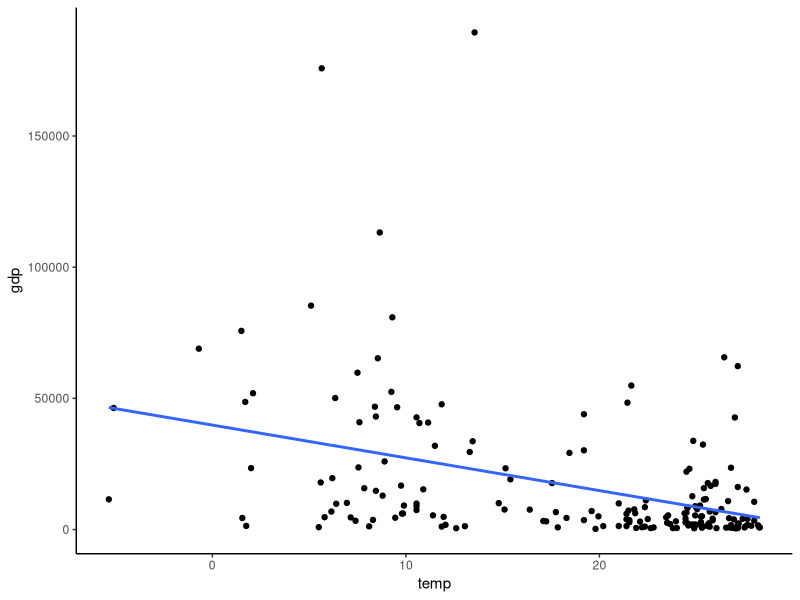

The R script that drew this image:
## ---- chunk 1
library(tidyverse)
library(knitr)
opts_chunk$set(warning = FALSE, message = FALSE)
## ---- chunk 2
# read data
world_gdp <- read_csv('API_NY.GDP.PCAP.CD_DS2_en_csv_v2_4019678.csv')
temperature <- read_csv('table-1.csv')
## ---- chunk 3
world_gdp <- world_gdp %>%
  rename(
    gdp = `2019`,
    country = `...1`
    ) %>% 
  select(
    country,
    gdp
    ) %>% 
  na.omit(world_gdp)

temperature <- temperature %>% 
  rename(
    country = Country,
    temp = `Average yearly temperature (1961–1990 Celsius)`
  )

## ---- chunk 4
# left merge
temperature_gdp <- merge(x = world_gdp, y = temperature, by = "country")
## ---- chunk 5
temperature_gdp %>% ggplot(aes(x = temp, y = gdp)) +
  geom_point() + 
  geom_smooth(method = 'lm', se = FALSE) +
  theme_classic()
## ---- chunk 6
model1 <- lm(gdp ~ temp, data = temperature_gdp)
summary(model1)$coefficients
cor(x = temperature_gdp$temp, y = temperature_gdp$gdp)
summary(model1)$r.squared
